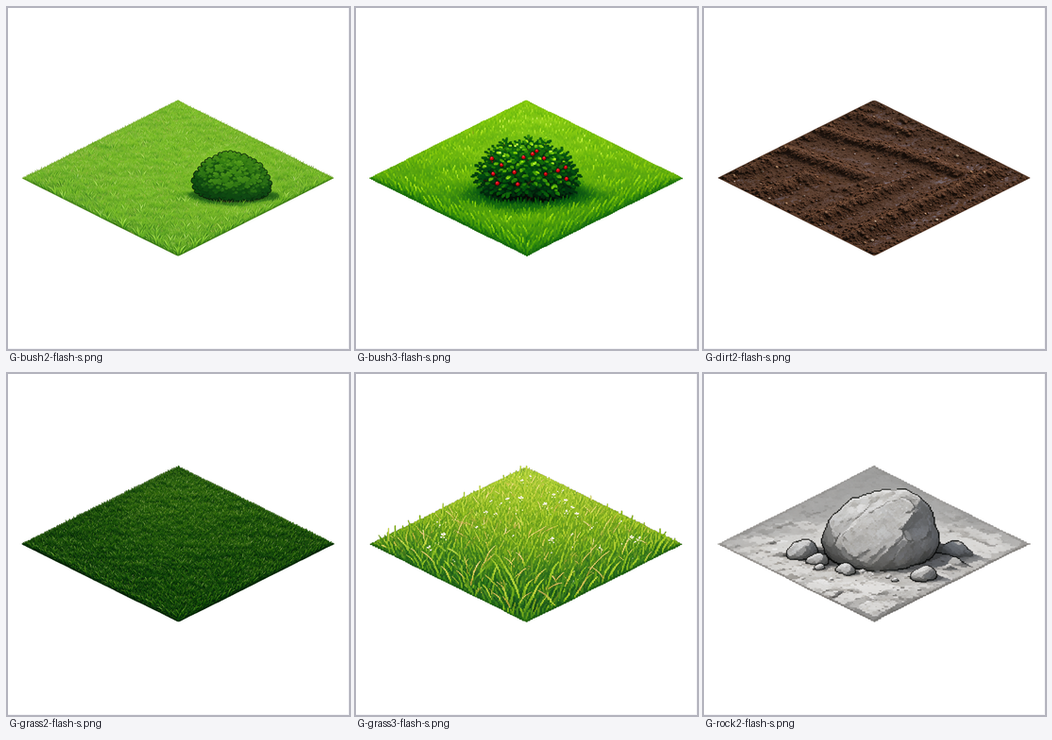
#> input picture research/out/b10-sheet.png, 1052 x 740 px, given in place of G-grass-flash.png, which was not available
$ python final.py
#> lines starting #> are read from the running program, lines starting #| are printed output that depends on the picture; after the words box and inside, x2 and y2 are one past the last pixel; in counts of white or black regions, pixels touching at a corner belong together; pictures that were not available may be replaced by others from this repository, and a replacement may not be noted
### research/tools/prepare.py
"""把 AI 生成的 2K 地块图，规整成游戏可用的 64x96 单元格地块。

为什么需要这一步：
  模型给的菱形比例总在 1.9~2.04 之间浮动、位置也不固定，直接摆进网格会错位。
  这里先量出它画的地面菱形，再「裁到菱形 + 缩放到标准 2:1 + 对齐到单元格中心」，
  几何就完全确定了；装饰层（树/灌木/建筑）也跟着同一套变换搬过去。

输出：64x96 RGBA，菱形四个顶点固定在
  上 (32, 32)  右 (64, 48)  下 (32, 64)  左 (0, 48)
菱形之上留 32px 给「高出地面」的装饰（树冠、屋顶）。

两条规整路线：
  template  —— 模板填充出来的图，几何已知，直接按模板坐标搬（最稳）
  decorated —— 带「高出菱形的装饰」的地块（树）：先按模板几何搬，然后
               地面层裁到菱形、装饰层保留并整体上移到菱形上方（见 to_decorated_cell）
"""
from __future__ import annotations
import json
import math
import os
import sys

import numpy as np
from PIL import Image

sys.path.insert(0, os.path.dirname(os.path.abspath(__file__)))
from img import load, save  # noqa: E402

CELL_W = 64
CELL_H = 96          # 单元格高：菱形上顶点在 y=32、下顶点在 y=64，上方 32px 给高出菱形的装饰
DIA_W, DIA_H = 64, 32
DIA_CX = CELL_W / 2  # 32
DIA_CY = 32.0 + DIA_H / 2  # 48：菱形中心
TRUNK_ANCHOR_Y = 54        # 装饰底部锚点 = 地面在菱形中轴上的高度（树干正好踩在草面上）


def background_by_flood(rgb: np.ndarray, bgcol: np.ndarray, tol: int = 22) -> np.ndarray:
    """从画布四边向内泛洪，标出与 bgcol 相近且与边框连通的区域。"""
    h, w = rgb.shape[:2]
    near = np.abs(rgb - bgcol).sum(axis=2) <= tol * 3
    vis = np.zeros((h, w), bool)
    from collections import deque
    q = deque()
    for x in range(w):
        for y in (0, h - 1):
            if near[y, x] and not vis[y, x]:
                vis[y, x] = True
                q.append((y, x))
    for y in range(h):
        for x in (0, w - 1):
            if near[y, x] and not vis[y, x]:
                vis[y, x] = True
                q.append((y, x))
    while q:
        cy, cx = q.popleft()
        for ny, nx in ((cy - 1, cx), (cy + 1, cx), (cy, cx - 1), (cy, cx + 1)):
            if 0 <= ny < h and 0 <= nx < w and near[ny, nx] and not vis[ny, nx]:
                vis[ny, nx] = True
                q.append((ny, nx))
    return ~vis


def foreground(img: Image.Image, tol: int = 22) -> np.ndarray:
    """前景掩码。有透明通道就信透明通道，否则用边框众数色「泛洪」当背景。"""
    a = np.asarray(img)
    alpha = a[:, :, 3]
    rgb = a[:, :, :3].astype(np.int16)
    if alpha.min() < 24:  # 有透明像素 → 这张图带 alpha
        return alpha >= 24
    border = np.concatenate([rgb[0], rgb[-1], rgb[:, 0], rgb[:, -1]])
    vals, counts = np.unique(border, axis=0, return_counts=True)
    bgcol = vals[counts.argmax()].astype(np.int16)
    return background_by_flood(rgb, bgcol, tol)


def robust_fit(xs: np.ndarray, ys: np.ndarray, iters: int = 4) -> tuple[float, float, float]:
    """最小二乘 + 按残差裁剪的稳健拟合，返回 (k, c, resid)。"""
    sel = np.ones(len(xs), bool)
    k = c = 0.0
    resid = 0.0
    for _ in range(iters):
        k, c = np.polyfit(ys[sel], xs[sel], 1)
        r = np.abs(xs - (k * ys + c))
        keep = r <= max(2.0, np.percentile(r[sel], 80))
        if keep.sum() < 8 or (keep == sel).all():
            break
        sel = keep
    resid = float(np.abs(xs[sel] - (k * ys[sel] + c)).max())
    return float(k), float(c), resid


def measure_ground(img: Image.Image, verbose: bool = False) -> dict:
    """量出地面菱形的「下顶点 + 左右顶点」，从而得到精确的斜边比例。"""
    fg = foreground(img)
    ys, xs = np.where(fg)
    if len(ys) < 200:
        raise ValueError("图里找不到地块")
    l, r = int(xs.min()), int(xs.max())
    t, b = int(ys.min()), int(ys.max())
    H = b - t + 1
    # 只在下半部分找地面边（上半部分可能被树/建筑挡住）
    y_lo = t + int(H * 0.5)
    left_x, left_y, right_x, right_y = [], [], [], []
    for y in range(y_lo, b + 1):
        row = np.where(fg[y])[0]
        if len(row) == 0:
            continue
        if row.max() - row.min() < 8:  # 接近尖端的行，噪声大
            continue
        left_x.append(float(row.min()))
        left_y.append(float(y))
        right_x.append(float(row.max()))
        right_y.append(float(y))
    if len(left_x) < 12:
        raise ValueError("下半部分前景太少，量不到地面边")
    kL, cL, resL = robust_fit(np.array(left_x), np.array(left_y))
    kR, cR, resR = robust_fit(np.array(right_x), np.array(right_y))
    if abs(kL - kR) < 1e-6:
        raise ValueError("左右边平行，拟合失败")
    # 下顶点：两线交点
    y_bot = (cR - cL) / (kL - kR)
    x_bot = kL * y_bot + cL
    # 左顶点 / 右顶点：下半部分 x 的极值点（对左边界取最小 x，对右边界取最大 x）
    li = int(np.argmin(left_x))
    ri = int(np.argmax(right_x))
    xL, yL = left_x[li], left_y[li]
    xR, yR = right_x[ri], right_y[ri]
    k = (abs(kL) + abs(kR)) / 2.0
    # 用「左顶点 → 下顶点」这条下边直接算半宽/半高（同为一条边，最可信）
    #   水平距离 = x_bot - xL，竖直距离 = y_bot - yL
    w2_edge = (x_bot - xL)
    h2_edge = (y_bot - yL)
    if verbose:
        print(f"  bbox=({l},{t},{r},{b}) kL={kL:.3f} kR={kR:.3f} resid=({resL:.1f},{resR:.1f})")
        print(f"  bottom=({x_bot:.0f},{y_bot:.0f}) left=({xL:.0f},{yL:.0f}) right=({xR:.0f},{yR:.0f}) "
              f"edge(w2={w2_edge:.0f},h2={h2_edge:.0f}) ratio={w2_edge/max(1,h2_edge):.3f}")
    return {"bbox": (l, t, r, b), "kL": kL, "kR": kR, "k": k, "x_bot": x_bot, "y_bot": y_bot,
            "xL": xL, "yL": yL, "xR": xR, "yR": yR,
            "w2": w2_edge, "h2": h2_edge, "resid": max(resL, resR),
            "ratio_edge": w2_edge / max(1.0, h2_edge)}


# [17 lines left out: function template_diamond, not called in this run]


def to_cell(img: Image.Image, verbose: bool = False, mode: str = "measured"):
    """把生成图规整成 CELL_W x CELL_H 的单元格地块。

    菱形四顶点固定在：上 (32,32) 右 (64,48) 下 (32,64) 左 (0,48)
    菱形之上留 32px 给高出地面的装饰（树冠、屋顶）。

    mode:
      measured        —— 量出模型实际画的菱形（**首选**，模板填充的产物也能量准）
      template        —— 退路：按模板几何搬（测量失败时用）
      template-small  —— 小菱形模板（树实验用）
    """
    if mode.startswith("template"):
        g = None
        tpl = os.path.join(os.path.dirname(os.path.abspath(__file__)), "..", "probe", "tpl",
                           "t1-small-2048.png" if mode == "template-small" else "t1-2048.png")
        t = template_diamond(tpl)
        w2, h2 = t["w"] / 2.0, t["h"] / 2.0
        cx, cy = t["cx"], t["cy"]
    else:
        g = measure_ground(img, verbose=verbose)
        w2, h2 = g["w2"], g["h2"]
        cx, cy = (g["xL"] + g["xR"]) / 2.0, g["y_bot"] - g["h2"]
    sx = (DIA_W / 2) / w2
    sy = (DIA_H / 2) / max(1.0, h2)
    cell = img.transform(
        (CELL_W, CELL_H), Image.AFFINE,
        (1 / sx, 0, cx - DIA_CX / sx, 0, 1 / sy, cy - DIA_CY / sy),
        resample=Image.BICUBIC,
    )
    arr = np.asarray(cell).copy()
    if arr.shape[2] == 3:
        arr = np.dstack([arr, np.full(arr.shape[:2], 255, np.uint8)])
    yy, xx = np.mgrid[0:CELL_H, 0:CELL_W]
    inside = (np.abs(xx + 0.5 - DIA_CX) / (DIA_W / 2) + np.abs(yy + 0.5 - DIA_CY) / (DIA_H / 2)) <= 1.0
    arr[~inside, 3] = 0
    cell = Image.fromarray(arr)
    report = {"mode": mode, "scale": [round(sx, 4), round(sy, 4)]}
    if g:
        report.update({"k_measured": round(g["k"], 3), "ratio_measured": round(g["ratio_edge"], 3),
                       "w2": round(g["w2"], 1), "h2": round(g["h2"], 1), "resid": round(g["resid"], 1)})
    return cell, report


# [259 lines left out: functions diamond_alpha, compose_layers, to_decorated_cell, border_bg_color, solid_bleed, matte_foreground and 3 more, not called in this run]


# [42 lines that do not run on import are left out]

### research/tools/final.py
"""生成最终交付：5 类地块（含变体）+ 组合地图 + 无缝性验证图。

地块来源：
  research/probe/b8   —— 主体 5 类（grass / dirt / rock / bush / building）
  research/probe/b10  —— 草地、土地、灌木、石块的变体（打破网格重复感）
"""
from __future__ import annotations
import json
import os
import random
import sys

import numpy as np
from PIL import Image

sys.path.insert(0, os.path.dirname(os.path.abspath(__file__)))
from img import save  # noqa: E402
from prepare import to_cell  # noqa: E402
from prepare_building import to_building  # noqa: E402

ROOT = os.path.abspath(os.path.join(os.path.dirname(os.path.abspath(__file__)), "..", ".."))
B8 = os.path.join(ROOT, "research", "probe", "b8")
B10 = os.path.join(ROOT, "research", "probe", "b10")
B9 = os.path.join(ROOT, "research", "probe", "b9")
B13 = os.path.join(ROOT, "research", "probe", "b13")
OUT = os.path.join(ROOT, "research", "out", "tiles")

SCALE = 2
CELL = 64 * SCALE
CELL_H = 96 * SCALE
STEP_X, STEP_Y = 32 * SCALE, 16 * SCALE

# 名字 -> (源目录, 源文件名)
SOURCES = {
    "grass": (B8, "G-grass-flash.png"),
    "grass2": (B10, "G-grass3-flash.png"),
    "dirt": (B8, "G-dirt-flash.png"),
    "dirt2": (B10, "G-dirt2-flash.png"),
    "rock": (B8, "G-rock-pro.png"),
    "rock2": (B10, "G-rock2-flash.png"),
    "bush": (B8, "G-bush-flash.png"),
    "bush2": (B10, "G-bush2-flash.png"),
    "bush3": (B10, "G-bush3-flash.png"),
}

# 地形类别 -> 可选变体
FAMILY = {
    "grass": ["grass", "grass", "grass2"],
    "dirt": ["dirt", "dirt2", "dirt"],
    "rock": ["rock", "rock2", "rock"],
    "bush": ["bush", "bush2", "bush3"],
}


def build_tiles() -> tuple[dict[str, Image.Image], dict]:
    os.makedirs(OUT, exist_ok=True)
    out, report = {}, {}
    for name, (d, fn) in SOURCES.items():
        # 走 measure：模板填充的产物也能量准（实测 w2/h2 得到 2.00x 比例、残差 <2px），
        # 比按模板几何硬搬更稳 —— 模型总有 0.5% 左右的漂移，量一次就归零了。
        cell, rep = to_cell(Image.open(os.path.join(d, fn)).convert("RGBA"), mode="measured")
#> in foreground, a is the input picture: shape (740, 1052, 4); mean R, G, B, A 221.5, 228, 213.9, 255
#> in foreground, `vals, counts = np.unique(border, axis=0, return_counts=True)`: vals = [[245, 245, 248]]; counts = [3584]
#> in foreground, `bgcol = vals[counts.argmax()].astype(np.int16)`: bgcol = [245, 245, 248]
#> in background_by_flood, `near = np.abs(rgb - bgcol).sum(axis=2) <= tol * 3`:
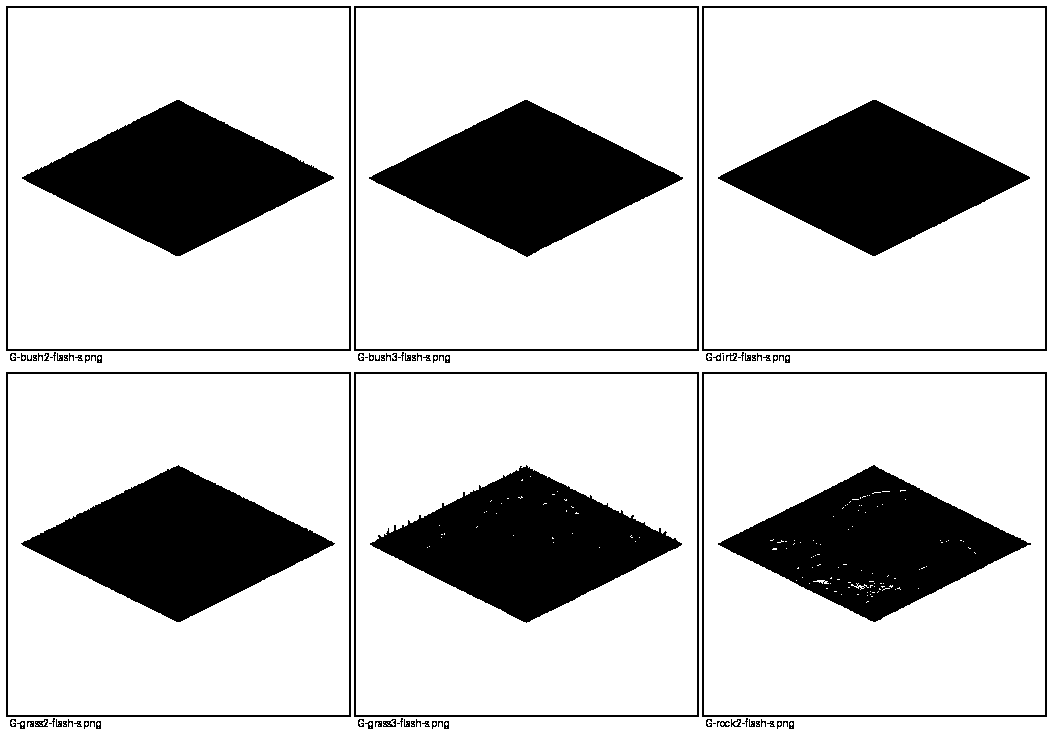
#> near: shape (740, 1052) bool; 78.6% white; 97 black regions (41 under 20 px), largest, box (x1, y1, x2, y2) and area: (21, 465, 335, 622) 24967, (369, 100, 683, 257) 24870, (370, 465, 682, 623) 24844
#> after the loop in background_by_flood, `for x in range(w):`:
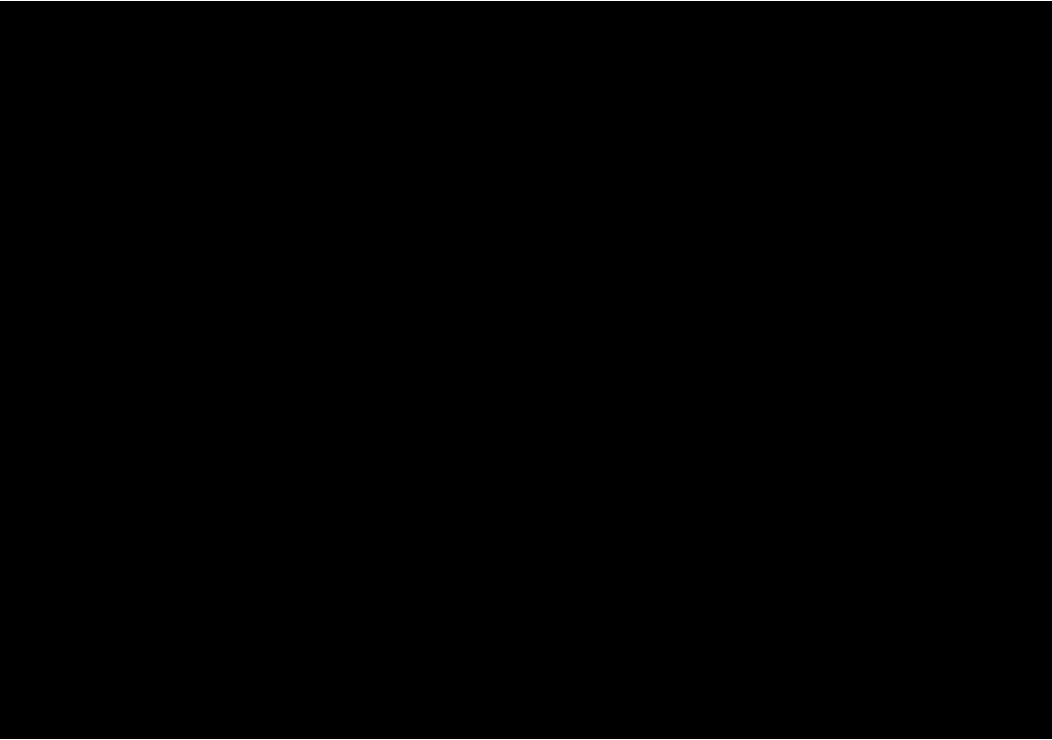
#> vis: shape (740, 1052) bool; 0.27% white in thin lines or dots
#> after the loop in background_by_flood, `for y in range(h):`:
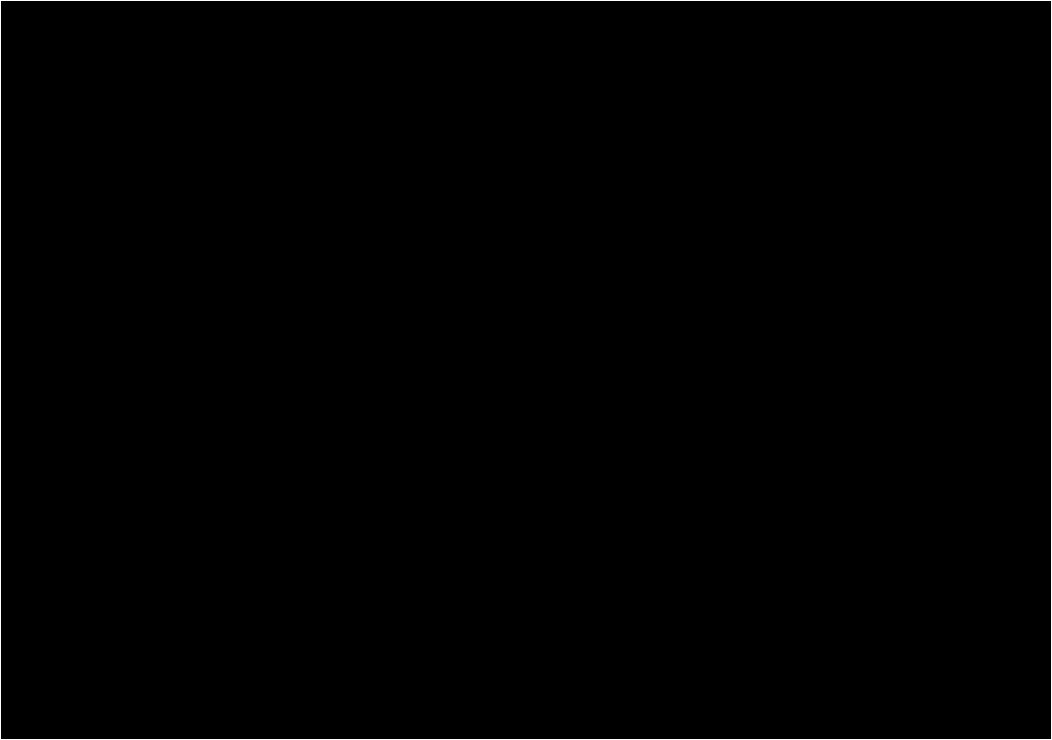
#> vis: shape (740, 1052) bool; 0.46% white in thin lines or dots
#> after the loop in background_by_flood, `while q:`:
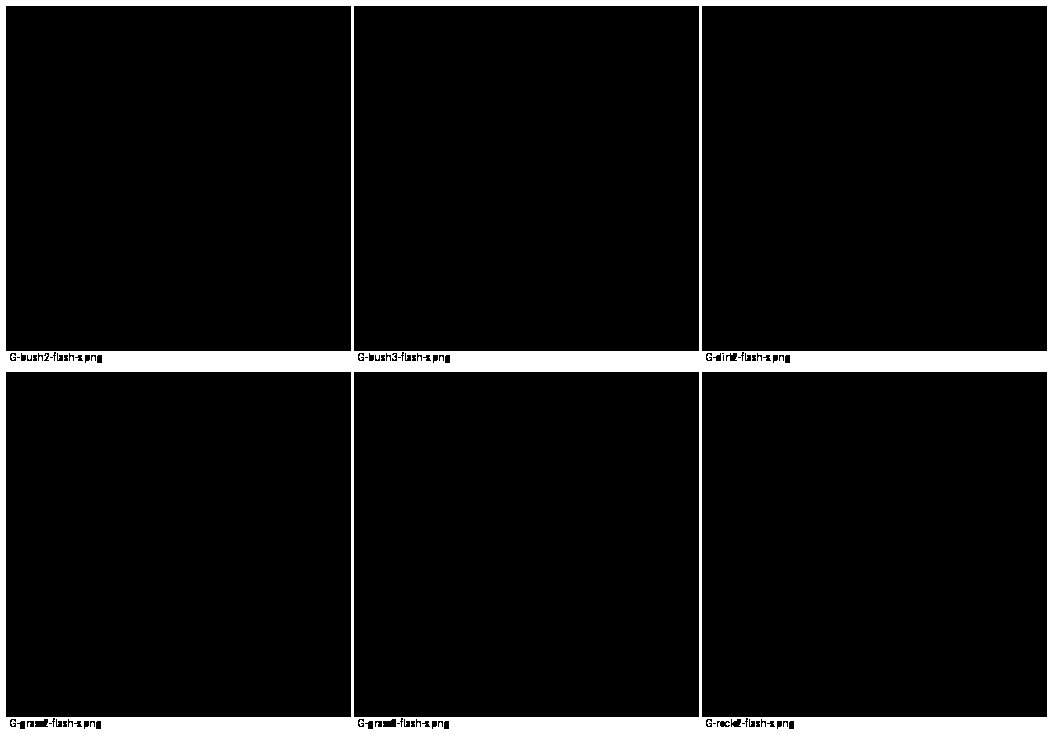
#> vis: shape (740, 1052) bool; 8% white; 1 white region, box (x1, y1, x2, y2) and area: (0, 0, 1052, 740) 62182
#> in measure_ground, `l, r = int(xs.min()), int(xs.max())`: l = 6; r = 1046
#> in measure_ground, `t, b = int(ys.min()), int(ys.max())`: t = 6; b = 728
#> in measure_ground, `H = b - t + 1`: H = 723
#> in measure_ground, `y_lo = t + int(H * 0.5)`: y_lo = 367
#> after the loop in measure_ground, `for y in range(y_lo, b + 1):`: left_x = 356 values, max 53 at index 345, min 6 at index 0, mean 6.31; left_y = 356 values from 372 to 728; right_x = 356 values, max 1046 at index 0, min 747 at index 345, mean 1037.9; right_y = 356 values from 372 to 728
#> the loop in robust_fit, `for _ in range(iters):` made 2 passes
#> (k, c) on passes 1 to 2: (0.00499, 3.56), (2.95e-19, 6)
#> in robust_fit, `resid = float(np.abs(xs[sel] - (k * ys[sel] + c)).max())`: resid = 2.66e-15
#> in measure_ground, `kL, cL, resL = robust_fit(np.array(left_x), np.array(left_y))`: kL = 2.95e-19; cL = 6; resL = 2.66e-15
#> the loop in robust_fit (call 2), `for _ in range(iters):` made 3 passes
#> (k, c) on passes 1 to 3: (-0.133, 1111.1), (-3.45e-16, 1046), (-1.44e-16, 1046)
#> in measure_ground, `kR, cR, resR = robust_fit(np.array(right_x), np.array(right_y))`: kR = -1.44e-16; cR = 1046; resR = 6.82e-13
        report[name] = rep
        big = cell.resize((CELL, CELL_H), Image.NEAREST)
        save(big, os.path.join(OUT, f"{name}.png"))
        out[name] = big
        print(f"tile {name:6s} <- {fn}  ratio={rep.get('ratio_measured')} resid={rep.get('resid')}")
    b, rep = to_building(Image.open(os.path.join(B9, "H1-grid-flash.png")).convert("RGBA"), mode="bbox")
    report["building"] = rep
    big = b.resize((b.width * SCALE, b.height * SCALE), Image.NEAREST)
    save(big, os.path.join(OUT, "building.png"))
    out["building"] = big
    print(f"tile building <- H1-grid-flash  {rep.get('scaled_wh')}")
    save_tilesheet(out)
    with open(os.path.join(OUT, "_build.json"), "w", encoding="utf8") as f:
        json.dump(report, f, ensure_ascii=False, indent=2)
    return out, report

# [89 lines left out: functions save_tilesheet, assemble_map, build_decor, not called in this run]


if __name__ == "__main__":
    random.seed(20261004)
#> (the run stopped early here; a loop or call above may not have finished)

$ run again, on research/out/b5-sheet.png
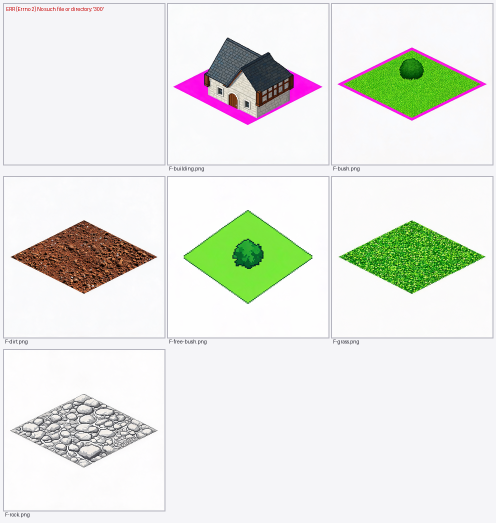
#> input picture research/out/b5-sheet.png, 992 x 1046 px, given in place of G-grass-flash.png, which was not available (shown at 1/2 size)
#> in foreground, a is the input picture: shape (1046, 992, 4); mean R, G, B, A 230.1, 233, 227, 255
#> alpha: shape (1046, 992); every value is 255
#> vals = [[245, 245, 248]]; counts = [4076]
#> bgcol = [245, 245, 248]
#> near: shape (1046, 992) bool; 85.6% white; 106 black regions (53 under 20 px), largest, box (x1, y1, x2, y2) and area: (367, 420, 625, 608) 25288, (346, 74, 645, 250) 23882, (675, 95, 973, 242) 22048
#> after the loop in background_by_flood, `for y in range(h):`:
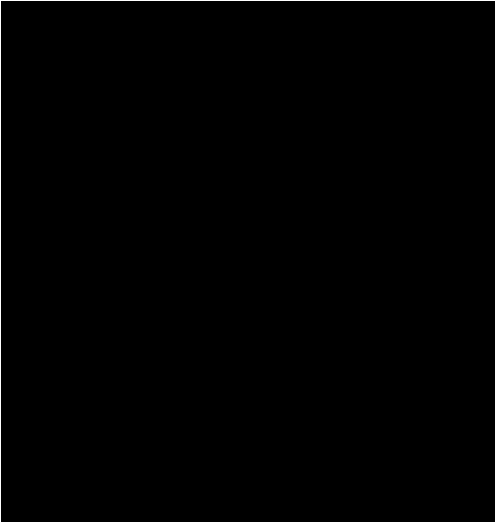
#> vis: shape (1046, 992) bool (shown at 1/2 size); 0.39% white in thin lines or dots
#> l = 6; r = 986
#> t = 6; b = 1034
#> H = 1029
#> y_lo = 520
#> after the loop in measure_ground, `for y in range(y_lo, b + 1):`: left_x = 502 values, max 42 at index 500, min 6 at index 0, mean 6.43; left_y = 502 values from 520 to 1034; right_x = 502 values, max 986 at index 0, min 34 at index 492, mean 537.2; right_y = 502 values from 520 to 1034
#> the loop in robust_fit, `for _ in range(iters):` made 2 passes
#> (k, c) on passes 1 to 2: (0.00168, 5.12), (6.1e-18, 6)
#> resid = 7.11e-15
#> kL = 6.1e-18; cL = 6; resL = 7.11e-15
#> the loop in robust_fit (call 2), `for _ in range(iters):` made 4 passes
#> (k, c) on passes 1 to 4: (-1.75, 1900.1), (-1.79, 1960.9), (-1.83, 2013.7), (-1.84, 2025.1)
#> kR = -1.84; cR = 2025.1; resR = 88.04
#> y_bot = 1096.8
#> x_bot = 6
#> li = 0
#> xL = 6; yL = 520
#> xR = 986; yR = 520
#> in measure_ground, `k = (abs(kL) + abs(kR)) / 2.0`: k = 0.92
#> w2_edge = 7.99e-15
#> h2_edge = 576.8
#> g = 14 items
#> w2 = 7.99e-15; h2 = 576.8
#> in to_cell, `cx, cy = (g["xL"] + g["xR"]) / 2.0, g["y_bot"] - g["h2"]`: cx = 496; cy = 520
#> sx = 4e+15
#> sy = 0.0277
#> in to_cell, `arr[~inside, 3] = 0`:
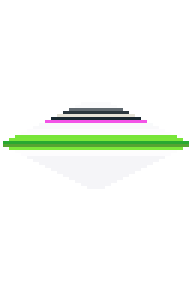
#> arr: shape (96, 64, 4) (shown 3 times larger); mean R, G, B, A 60.8, 65, 59.2, 42.1; transparent parts drawn white
#> report = {'mode': 'measured', 'scale': [4e+15, 0.0277]}
#| tile grass  <- G-grass-flash.png  ratio=0.0 resid=88.0
